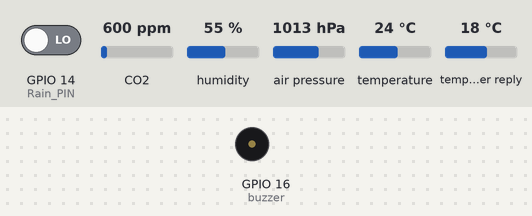
The sketch below on a simulated ESP8266 (NodeMCU). On the bench: buzzer (waves = sounding, pin HIGH). Inputs (shaded band) come from the test bench; at power-on: GPIO 14 (Rain_PIN) LOW, CO2 600 ppm, humidity 55 %, air pressure 1013 hPa, temperature 24 °C, temperature in the weather reply 18 °C. WiFi joins after 1.5 s; servers stay silent unless stated; no MQTT or app messages arrive unless stated; web services answer with replies made up by the test bench; what the sketch prints to the serial monitor is not drawn.

Above: at 0.0 s.
At 3.2 s:
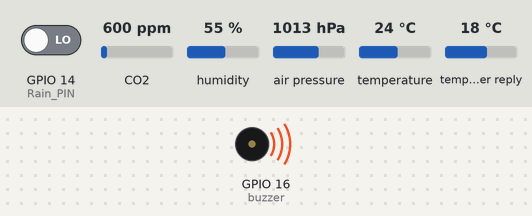
3.3 s: GPIO 14 (Rain_PIN) driven HIGH
Timing chart, 0 to 6.3 s (numbered marks = the images above; inputs shaded):
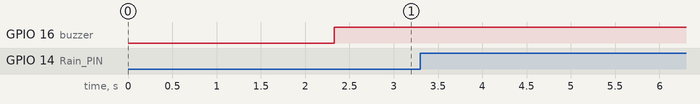

Measured:
- after the input at 3.3 s, every drawn part: stays the same

The sketch:

final_try_1.ino
```cpp
#include <SimpleDHT.h>     // Data ---> D3 VCC ---> 3V3 GND ---> GND
#include <ESP8266WiFi.h>
#include <ESP8266HTTPClient.h>  // http web access library
#include <ArduinoJson.h>        // JSON decoding library
#include <WiFiClient.h>

#include "Adafruit_MQTT.h"
#include "Adafruit_MQTT_Client.h"

//MQ135 Sensor Data processing
#include <MQ135.h>
#define PIN_MQ135 A0
#define Rain_PIN 14
MQ135 mq135_sensor(PIN_MQ135, 45);


#include <SFE_BMP180.h>

#include <Wire.h>
#include <SimpleDHT.h>
//#include <LiquidCrystal_I2C.h>
//LiquidCrystal_I2C lcd(0x27, 16, 2);


// WiFi parameters
const char *ssid     = "TP-LINK_9544";
const char *password = "smoothspider130";

// Adafruit IO
#define AIO_SERVER      "io.adafruit.com"
#define AIO_SERVERPORT  1883
#define AIO_USERNAME  "Atikul"
#define AIO_KEY       "aio_uOuI658yLc4qF94NaAJBfG6yybu4"
//#define AIO_USERNAME  "saimur_arnab"
//#define AIO_KEY       "aio_mGry21FSfZwdx0Fh6xOtGVt8u4bU"

WiFiClient wifiClient;
WiFiClient client;

// DATA for referencing
// Setup the MQTT client class by passing in the WiFi client and MQTT server and login details.
Adafruit_MQTT_Client mqtt(&client, AIO_SERVER, AIO_SERVERPORT, AIO_USERNAME, AIO_KEY);
Adafruit_MQTT_Publish temp_ref = Adafruit_MQTT_Publish(&mqtt, AIO_USERNAME "/feeds/temp_ref");
Adafruit_MQTT_Publish hum_ref = Adafruit_MQTT_Publish(&mqtt, AIO_USERNAME "/feeds/hum_ref");
Adafruit_MQTT_Publish pressure_ref = Adafruit_MQTT_Publish(&mqtt, AIO_USERNAME "/feeds/pressure_ref");
// DATA from the NODE MCU
Adafruit_MQTT_Publish Temperature_DHT = Adafruit_MQTT_Publish(&mqtt, AIO_USERNAME "/feeds/Temperature_DHT");
Adafruit_MQTT_Publish Humidity_DHT = Adafruit_MQTT_Publish(&mqtt, AIO_USERNAME "/feeds/Humidity1_DHT");
Adafruit_MQTT_Publish Air_quality_MQ_135 = Adafruit_MQTT_Publish(&mqtt, AIO_USERNAME "/feeds/Air_quality_MQ_135");
Adafruit_MQTT_Publish Pressure_BMP180 = Adafruit_MQTT_Publish(&mqtt, AIO_USERNAME "/feeds/Pressure_BMP180");
Adafruit_MQTT_Publish rain_sensor = Adafruit_MQTT_Publish(&mqtt, AIO_USERNAME "/feeds/rain_sensor");


int pinDHT11 = 0;
SimpleDHT11 dht11(pinDHT11);
byte hum = 0;  //Stores humidity value
byte temp = 0; //Stores temperature value
#define PHOTOCELL_PIN A0
 SFE_BMP180 pressure;
 #define ALTITUDE 32

const unsigned char buzzer = 16;

void setup() {

  Serial.begin(115200);
  delay(500);
  Serial.print("Connecting.");

  WiFi.begin(ssid, password);   // access Wi-FI point

  while ( WiFi.status() != WL_CONNECTED ) {
    delay(500);
    Serial.print(".");
  }
  Serial.println("connected\r\n");
  // connect to adafruit io
  connect();
  pinMode (buzzer, OUTPUT);

  //Serial.begin(9600);
  pressure.begin();
  //lcd.begin();
  //lcd.backlight();

}


//.........................VOID CONNECT() ...........................


// connect to adafruit io via MQTT
void connect() {
  Serial.print(F("Connecting to Adafruit IO... "));
  int8_t ret;
  while ((ret = mqtt.connect()) != 0) {
    switch (ret) {
      case 1: Serial.println(F("Wrong protocol")); break;
      case 2: Serial.println(F("ID rejected")); break;
      case 3: Serial.println(F("Server unavail")); break;
      case 4: Serial.println(F("Bad user/pass")); break;
      case 5: Serial.println(F("Not authed")); break;
      case 6: Serial.println(F("Failed to subscribe")); break;
      default: Serial.println(F("Connection failed")); break;
    }

    if (ret >= 0)
      mqtt.disconnect();

    Serial.println(F("Retrying connection..."));
    delay(10000);
  }
  Serial.println(F("Adafruit IO Connected!"));
}

int counter=1;
void loop() {
  Serial.println(counter);
if (counter > 7){
  counter=1;
}
  // ping adafruit io a few times to make sure we remain connected
  if (! mqtt.ping(3)) {
    //Serial.printf("WTF");
    // reconnect to adafruit io
    if (! mqtt.connected())
      connect();
  }


  // Openweather strats here
  if (WiFi.status() == WL_CONNECTED) { //Check WiFi connection status

    HTTPClient http;  //Declare an object of class HTTPClient

    // specify request destination
    http.begin(wifiClient, "http://api.openweathermap.org/data/2.5/weather?q=Dhaka,BD&APPID=c25108944bc7981074839ba08f296a53");
    //begin()
    int httpCode = http.GET();  // send the request

    if (httpCode > 0) { // check the returning code

      String payload = http.getString();   //Get the request response payload

      DynamicJsonBuffer jsonBuffer(512);

      // Parse JSON object
      JsonObject& root = jsonBuffer.parseObject(payload);
      if (!root.success()) {
        Serial.println(F("Parsing failed!"));
        return;
      }

      // Read the humidity and temperature data
      dht11.read(&temp, &hum, NULL);

      //Read the MQ 135 data
      float correctedRZero = mq135_sensor.getCorrectedRZero(temp, hum);
      float correctedPPM = mq135_sensor.getCorrectedPPM(temp, hum);

      int H = (int)hum;
      int b = (int)temp;
      int Gas = correctedPPM;


      //Read the BMP 180 data
      char status;
      double T, P, p0, a;
      status = pressure.startTemperature();
      if (status != 0)
      {
        // Wait for the measurement to complete:
        delay(status);

        // Retrieve the completed temperature measurement:
        // Note that the measurement is stored in the variable T.
        // Function returns 1 if successful, 0 if failure.

        status = pressure.getTemperature(T);
        if (status != 0)
        {
          // Print out the measurement:
          Serial.print("temperature: ");
          Serial.print(T,2);
          Serial.print(" deg C, ");

          // Start a pressure measurement:
          // The parameter is the oversampling setting, from 0 to 3 (highest res, longest wait).
          // If request is successful, the number of ms to wait is returned.
          // If request is unsuccessful, 0 is returned.

          status = pressure.startPressure(3);
          if (status != 0)
          {
            // Wait for the measurement to complete:
            delay(status);

            // Retrieve the completed pressure measurement:
            // Note that the measurement is stored in the variable P.
            // Note also that the function requires the previous temperature measurement (T).
            // (If temperature is stable, you can do one temperature measurement for a number of pressure measurements.)
            // Function returns 1 if successful, 0 if failure.

            status = pressure.getPressure(P, T);
            if (status != 0)
            {
              // Print out the measurement:
              Serial.print("absolute pressure: ");
              Serial.print(P, 2);
              P = P / 1000;
              Serial.print(" bar, ");


              // The pressure sensor returns abolute pressure, which varies with altitude.
              // To remove the effects of altitude, use the sealevel function and your current altitude.
              // This number is commonly used in weather reports.
              // Parameters: P = absolute pressure in mb, ALTITUDE = current altitude in m.
              // Result: p0 = sea-level compensated pressure in mb

              p0 = pressure.sealevel(P, ALTITUDE); // we're at 1655 meters (Boulder, CO)
              Serial.print("relative (sea-level) pressure: ");
              Serial.print(p0, 2);
              p0 = p0 / 1000;
              Serial.print("bar, ");
              // Serial.print(p0*0.0295333727,2);
              //Serial.println(" inHg");

              // On the other hand, if you want to determine your altitude from the pressure reading,
              // use the altitude function along with a baseline pressure (sea-level or other).
              // Parameters: P = absolute pressure in mb, p0 = baseline pressure in mb.
              // Result: a = altitude in m.

              a = pressure.altitude(P, p0);
              Serial.print("computed altitude: ");
              Serial.print(a, 0);
              Serial.print(" meters, ");

            }
            else Serial.println("error retrieving pressure measurement\n");
          }
          else Serial.println("error starting pressure measurement\n");
        }
        else Serial.println("error retrieving temperature measurement\n");
      }
      else Serial.println("error starting temperature measurement\n");
      //delay(5000);
      //data from rain sensor
      int R=digitalRead(Rain_PIN);
      String rain;
      if (R==1){
        rain="It's dry outside";
      }
      else {
        rain="it's raining";
      }
      // Read the reference datas
      float temperature_reference = (float)(root["main"]["temp"]) - 273.15;        // get temperature
      int   humidity_reference = root["main"]["humidity"];                  // get humidity
      float pressure_reference = (float)(root["main"]["pressure"]) / 1000;  // get pressure


      // print data from reference
      Serial.printf("Temperature_Reference = %.2f°C\r\n", temperature_reference);
      Serial.printf("Humidity_Reference    = %d %%\r\n", humidity_reference);
      Serial.printf("Pressure_Reference    = %.3f bar\r\n", pressure_reference);

      // print data from NODEMCU
      Serial.print((int)temp); Serial.print(" *C, ");
      Serial.print((int)hum); Serial.print(" H,  ");
      Serial.print(correctedRZero); Serial.print(" ohm,  ");
      Serial.print((int)correctedPPM); Serial.println(" ppm ");
       Serial.print(rain);


      //adafruit strats here
     switch (counter)
    {
      case 1:temp_ref.publish(temperature_reference);break;
      case 2:hum_ref.publish(humidity_reference); break;
      case 3:pressure_ref.publish(pressure_reference);
      case 4:Temperature_DHT.publish(temp);
      case 5:Humidity_DHT.publish(hum);
      case 6:Air_quality_MQ_135.publish(correctedPPM);
      case 7:Pressure_BMP180.publish(P);break;
      default: temp_ref.publish(temperature_reference);break;
    }


      //Publish Reference
    /*  if (! temp_ref.publish(temperature_reference)) {                     //Publish to Adafruit
        Serial.println(F("Failed"));
      }
      if (! hum_ref.publish(humidity_reference)) {                     //Publish to Adafruit
        Serial.println(F("Failed"));
      }
      if (! pressure_ref.publish(pressure_reference)) {                     //Publish to Adafruit
        Serial.println(F("Failed"));
      }


     // Publish Our data
      if (! Temperature_DHT.publish(temp)) {                     //Publish to Adafruit
        Serial.println(F("Failed"));
      }
      if (! Humidity_DHT.publish(hum)) {                     //Publish to Adafruit
        Serial.println(F("Failed"));
      }
      if (! Air_quality_MQ_135.publish(correctedPPM)) {                     //Publish to Adafruit
        Serial.println(F("Failed"));
      }
      if (! Pressure_BMP180.publish(P)) {                     //Publish to Adafruit
        Serial.println(F("Failed"));
      }
      if (! rain_sensor.publish(R)) {                     //Publish to Adafruit
        Serial.println(F("Failed"));
      }

      else {
        Serial.println(F("Sent!"));
      }
      */


      // The threshold for buzzer is 350
      if (correctedPPM > 350)
      {
        digitalWrite(buzzer, HIGH);
      }

      else
      {
        digitalWrite(buzzer, LOW);
      }
      //data from rain sensor
      //int R=digitalRead(Rain_PIN);

      //sending to LCD
   /* lcd.clear();
    lcd.setCursor(0, 0);
    lcd.print("HUM : ");
    lcd.print(H);
    lcd.print(" %");
    //delay(2000);
     //lcd.clear();
    lcd.setCursor(0, 1);
    lcd.print("TEMP : ");
    lcd.print(b);
    lcd.print(" *C");
    delay(2000);
    lcd.clear();
    lcd.setCursor(0, 0);
    lcd.print("AIRQuality : ");
    lcd.print(Gas);
    lcd.print(" %");
     //delay(2000);
      //lcd.clear();
    lcd.setCursor(0, 1);
    lcd.print("pressure:");
    lcd.print(P,2);
    lcd.print("bar");
    delay(2000);
     if(R==1)
    {
      lcd.clear();
    lcd.setCursor(0, 0);
    lcd.print(" it's hot day ");
   //lcd.print(rain);
    }
    else
    {
    lcd.clear();
    lcd.setCursor(0, 0);
    lcd.print("it's raaining ");

    lcd.setCursor(0, 1);
    lcd.print("outside ");
    }*/

    //delay(000);

    }

    //http.end();   //Close connection

  }// openweather end here


  counter+=1;
  delay(5000);   // wait 1 minute

}
// End of code.
```
